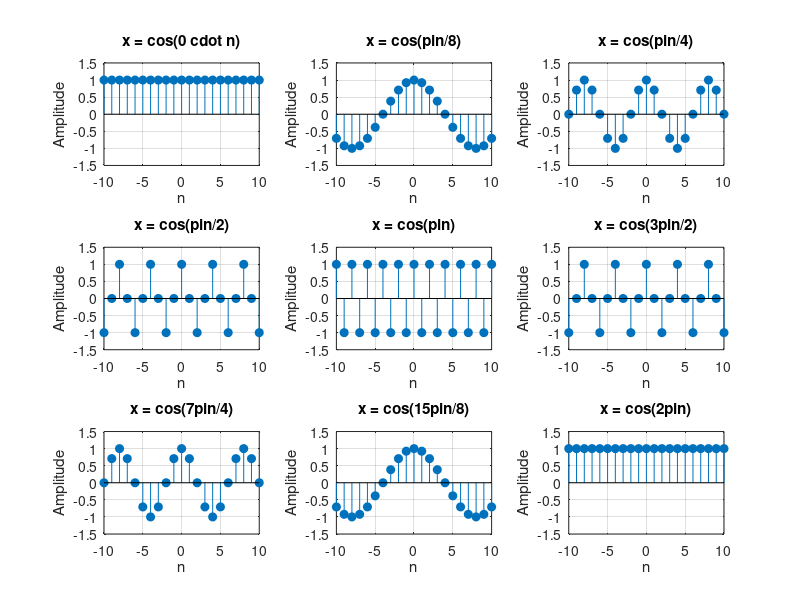

This figure's MATLAB source:
% Discrete-time cosine signals with varying frequencies
n = -10:10;                          % Discrete time index
axesRange = [-10 10 -1.5 1.5];       % Axis limits for all subplots

figure(1);

% 1. cos(0 * n)
x = cos(0 * n);                      % Zero frequency (DC)
subplot(3,3,1);
stem(n, x, 'filled');
axis(axesRange);
xlabel("n");
ylabel("Amplitude");
title("x = cos(0 \cdot n)");
grid on;

% 2. cos(pi * n / 8)
x = cos(pi * n / 8);                 % Low frequency
subplot(3,3,2);
stem(n, x, 'filled');
axis(axesRange);
xlabel("n");
ylabel("Amplitude");
title("x = cos(\pin/8)");
grid on;

% 3. cos(pi * n / 4)
x = cos(pi * n / 4);                 % Higher frequency
subplot(3,3,3);
stem(n, x, 'filled');
axis(axesRange);
xlabel("n");
ylabel("Amplitude");
title("x = cos(\pin/4)");
grid on;

% 4. cos(pi * n / 2)
x = cos(pi * n / 2);                 % Even higher frequency
subplot(3,3,4);
stem(n, x, 'filled');
axis(axesRange);
xlabel("n");
ylabel("Amplitude");
title("x = cos(\pin/2)");
grid on;

% 5. cos(pi * n)
x = cos(pi * n);                     % Alternating sequence
subplot(3,3,5);
stem(n, x, 'filled');
axis(axesRange);
xlabel("n");
ylabel("Amplitude");
title("x = cos(\pin)");
grid on;

% 6. cos(3*pi*n/2)
x = cos(3 * pi * n / 2);             % Higher frequency
subplot(3,3,6);
stem(n, x, 'filled');
axis(axesRange);
xlabel("n");
ylabel("Amplitude");
title("x = cos(3\pin/2)");
grid on;

% 7. cos(7*pi*n/4)
x = cos(7 * pi * n / 4);             % Near Nyquist frequency
subplot(3,3,7);
stem(n, x, 'filled');
axis(axesRange);
xlabel("n");
ylabel("Amplitude");
title("x = cos(7\pin/4)");
grid on;

% 8. cos(15*pi*n/8)
x = cos(15 * pi * n / 8);            % Very high frequency
subplot(3,3,8);
stem(n, x, 'filled');
axis(axesRange);
xlabel("n");
ylabel("Amplitude");
title("x = cos(15\pin/8)");
grid on;

% 9. cos(2*pi*n)
x = cos(2 * pi * n);                 % Periodic with period 1
subplot(3,3,9);
stem(n, x, 'filled');               
axis(axesRange);
xlabel("n");
ylabel("Amplitude");
title("x = cos(2\pin)");
grid on;